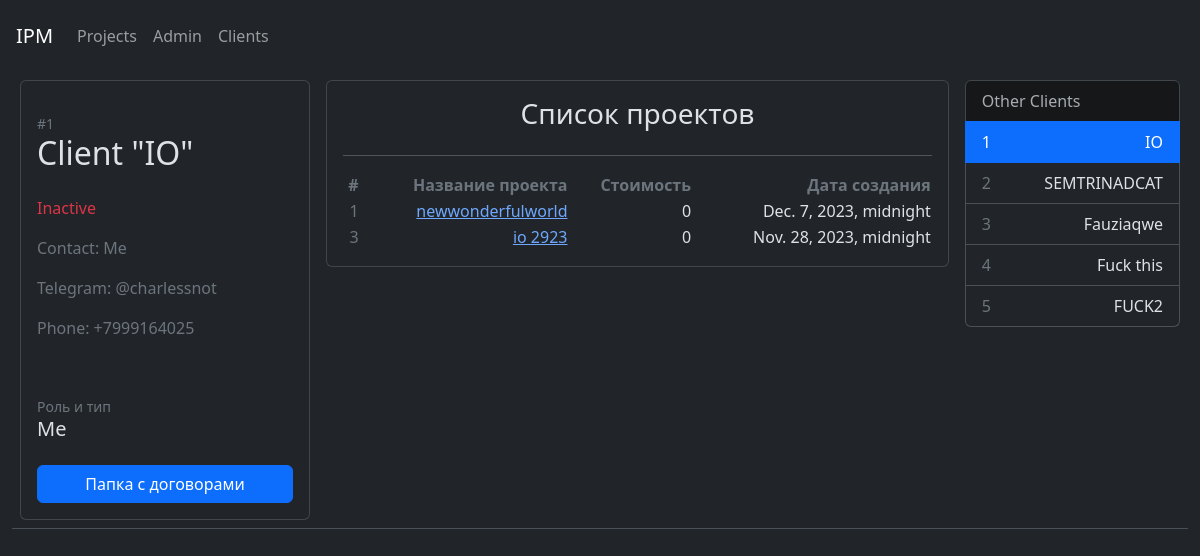
The app's page /clients/1, older data.
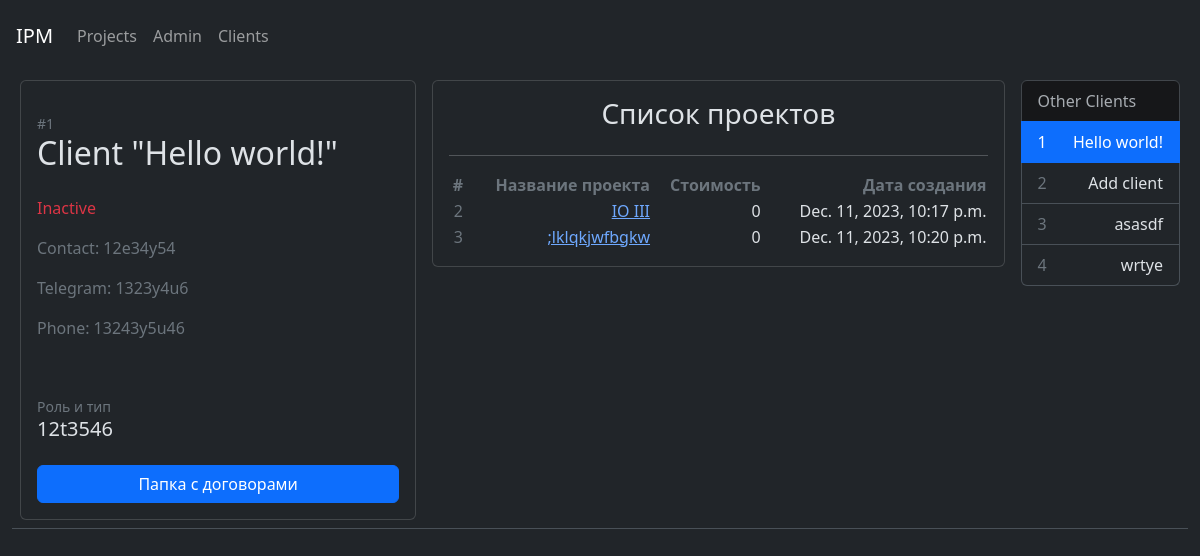
The same page, newer data.
### ipmclients/models.py (models this page shows, shortened)
class Client(models.Model):
    client_name = models.CharField(max_length=512, unique = True)
    client_contact = models.CharField(max_length=512, null=True)
    client_telegram = models.CharField(max_length=64, null=True)
    client_phone = models.CharField(max_length=11, null=True)
    client_roletype = models.CharField(max_length=512, null=True)
    client_agreements = models.CharField(max_length=1024, null=True)
    client_active = models.BooleanField(default=True)
    def get_absolute_url(self):
        return reverse("client_detail", kwargs={'pk': self.pk})
    class Meta:
        ordering = ["id"]
        verbose_name = "client"
        verbose_name_plural = "clients"
    pass

### ipmalpha/models.py (models this page shows, shortened)
class Project(models.Model):
    project_name = models.CharField(max_length=512, unique = True)
    project_created = models.DateTimeField(null=True, default=timezone.now)
    project_finished = models.DateTimeField(null=True)
    project_status = models.ForeignKey(Status, on_delete=models.PROTECT, null=True, default="Draft")
    project_client = models.ForeignKey(Client, on_delete=models.PROTECT, null=True, related_name='project')
    project_product = models.CharField(max_length=512)
    project_sum = models.IntegerField(default=0)
    def get_absolute_url(self):
        return reverse("project_detail", kwargs={'pk': self.pk})
    class Meta:
        ordering = ["pk"]
        verbose_name = "project"
        verbose_name_plural = "projects"
    pass

### ipmclients/views.py (the view)
# urls.py: path("clients/<slug:pk>", ClientDetailView.as_view(), name="client_detail"),
class ClientDetailView(DetailView):
    model = Client
    template_name = "client_detail.html"
    def get_context_data(self, **kwargs):
        context = super(ClientDetailView, self).get_context_data(**kwargs)
        context['clientsall'] = Client.objects.all()
        return context

### templates/client_detail.html (shortened to what the changed rows need)
{% extends 'main/layout.html' %}
{% block content %}
<div class="col-12">
            <table class="table" style="border-width: 0px">
                <tr>
                    <td>
                        <div class="card p-3">
                            <span class="text-secondary pt-3" style="font-size: 14px">#{{ object.id }}</span>
                            <h2 class=" pb-3" style=""> Client "{{object.client_name}}" </h2>
                                {% if client.client_active == true %}
                                <p class="text-primary" style=""> Active</p>
                                {% else %}
                                <p class="text-danger" style=""> Inactive</p>
                                {% endif %}
                                <p class="text-secondary" style=""> Contact: {{object.client_contact}}</p>
                                <p class="text-secondary" style=""> Telegram: {{object.client_telegram}}</p>
                                <p class="text-secondary" style=""> Phone: {{object.client_phone}}</p>
                            <br/>
                            <span class="text-secondary pt-3 " style="font-size: 14px">Роль и тип</span>
                            <h5 class=" pb-3" style=""> {{object.client_roletype}} </h5>
                            <a class=
                            {% if object.client_agreements %}
                            "btn btn-primary"
                            {% else %}
                            "btn btn-secondary"
                            {% endif %}
                            href="{{object.client_agreements}}" target="_blank"> Папка с договорами</a>
                        </div>
                    </td>
                    <td>
                        <div class="card p-3">
                            <table>
                                <tr align="right">
                                    <th scope="col" class="text-secondary"> #
                                    </th>
                                    <th scope="col" class="text-secondary"> Название проекта
                                    </th>
                                    <th scope="col" class="text-secondary"> Стоимость
                                    </th>
                                    <th scope="col" class="text-secondary"> Дата создания
                                    </th>
                                </tr>
                                {% if client.project.all %}
                                {% for project in client.project.all %}
                                    <tr align="right">
                                        <td class="text-secondary"> {{ project.id }}
                                        </td>
                                        <td> <a href="{{project.get_absolute_url}}">{{ project.project_name }}</a>
                                        </td>
                                        <td> {{ project.project_sum }}
                                        </td>
                                        <td> {{ project.project_created }}
                                        </td>
                                    </tr>
                                    {% endfor %}
                                {% endif %}
                            </table>
                        </div>
                    </td>
                    <td>
                        <ul class="list-group">
                        {% for client in clientsall %}
                                {% if client.id == object.id %}
                            <a href="{{client.get_absolute_url}}" class="list-group-item list-group-item-action active d-flex justify-content-between align-items-center">
                                <span class="text">{{client.id}}</span> <span>{{client.client_name}}</span>
                                {% else %}
                            <a href="{{client.get_absolute_url}}" class="list-group-item list-group-item-action d-flex justify-content-between align-items-center">
                                <span class="text-secondary">{{client.id}}</span> <span>{{client.client_name}}</span>
                                {% endif %}
                            </a>
                        {% endfor %}
                    </ul>
                    </td>
                </tr>
            </table>
        </div>
    </div>
{% endblock %}

Row changes from the older to the newer data that the page shows:
no longer on this page (row edited): Project: id "1", project_name "newwonderfulworld", project_sum "0", project_created "Dec. 7, 2023, midnight"
removed Client: id "5", client_name "FUCK2"
changed Client id 1: client_name "IO" → "Hello world!"; client_contact "Me" → "12e34y54"; client_telegram "@charlessnot" → "1323y4u6"; client_phone "+7999164025" → "13243y5u46"; client_roletype "Me" → "12t3546"
now on this page (row edited): Project: id "2", project_name "IO III", project_sum "0", project_created "Dec. 11, 2023, 10:17 p.m."
changed Project id 3: project_name "io 2923" → ";lklqkjwfbgkw"; project_created "Nov. 28, 2023, midnight" → "Dec. 11, 2023, 10:20 p.m."
changed Client id 2: client_name "SEMTRINADCAT" → "Add client"
changed Client id 3: client_name "Fauziaqwe" → "asasdf"
changed Client id 4: client_name "Fuck this" → "wrtye"
